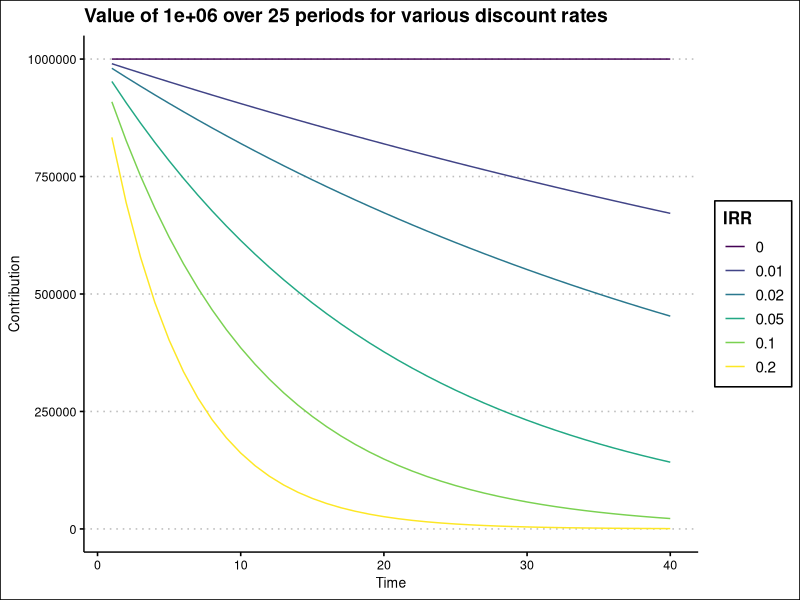
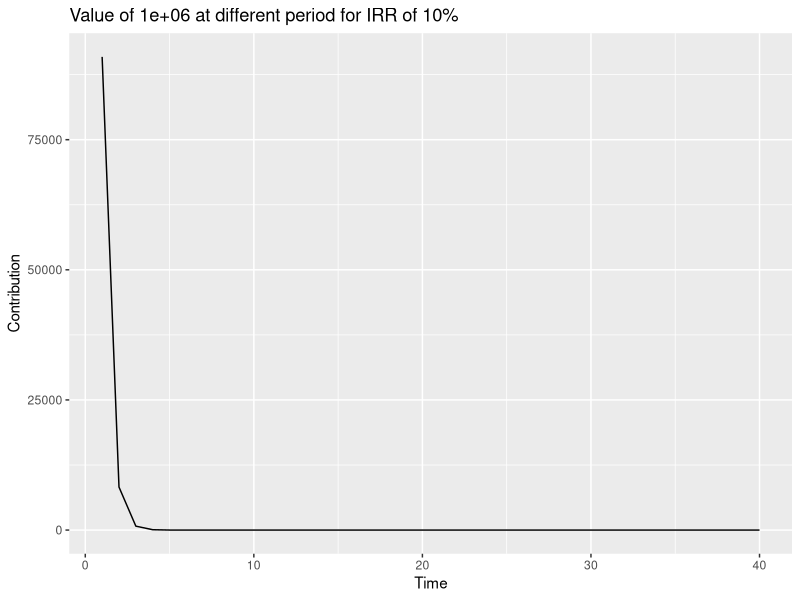
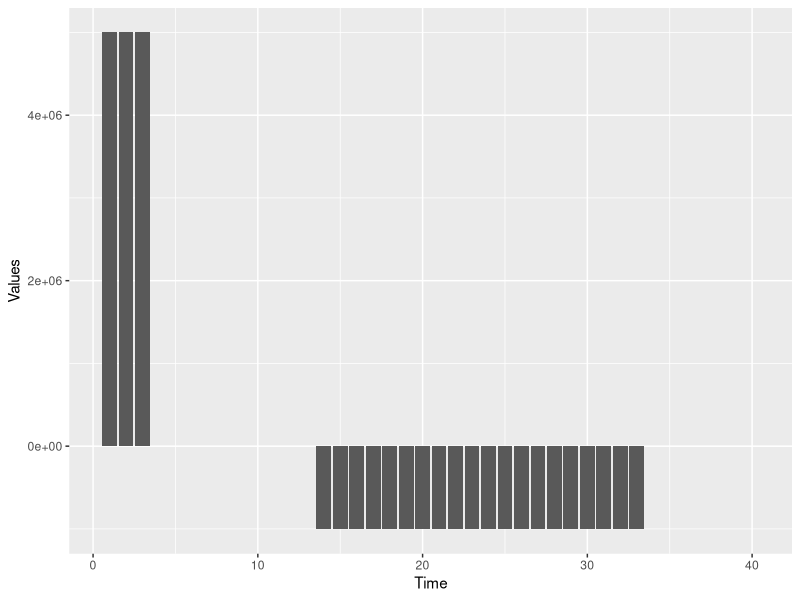
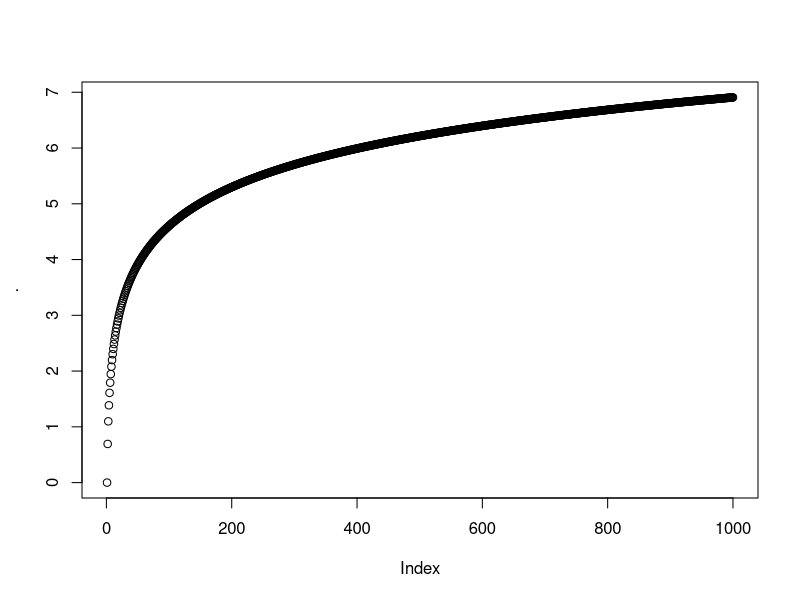
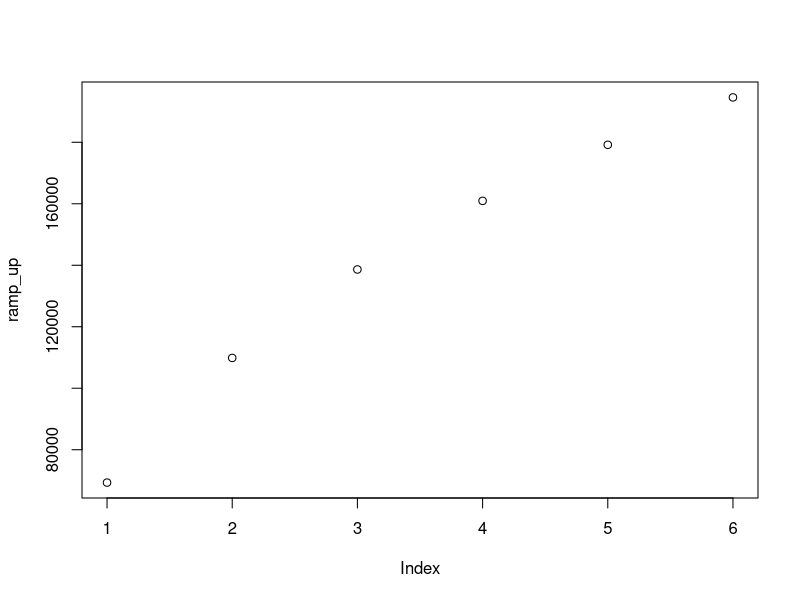
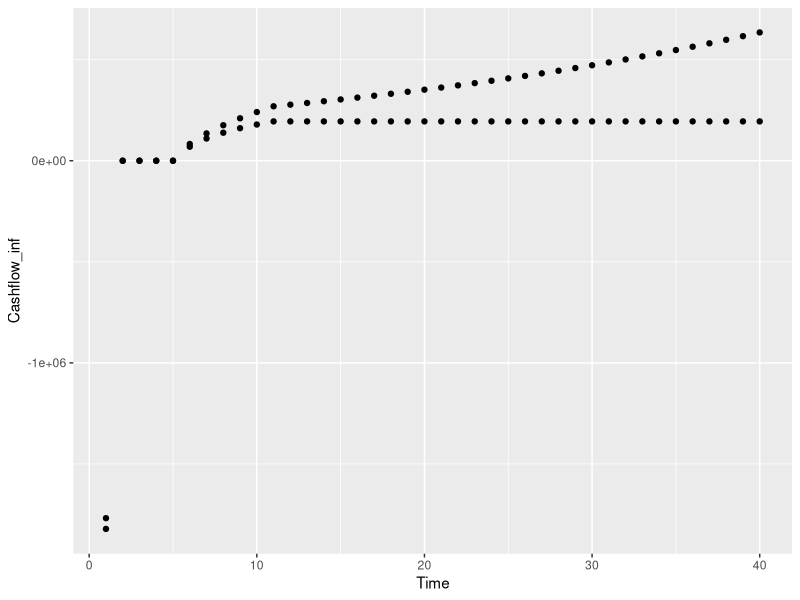
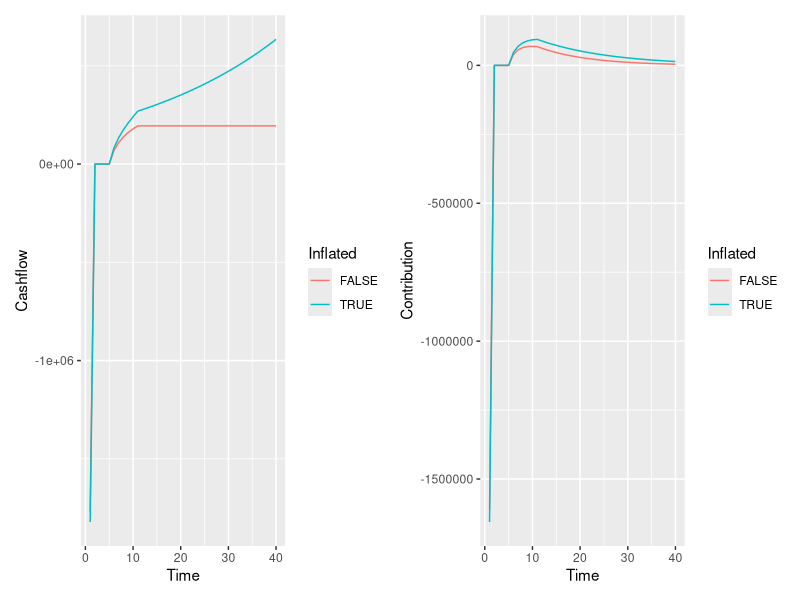
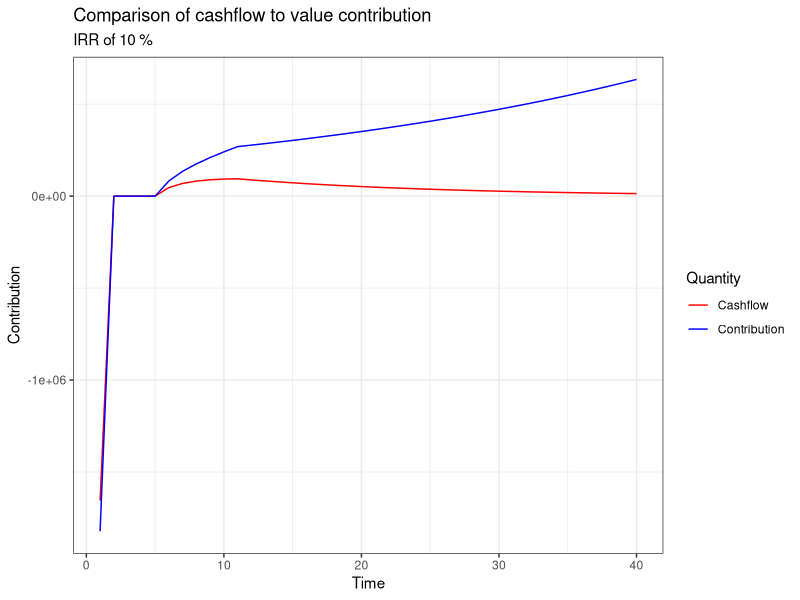

Source code (R) for these figures, in order:

library(polynom)
library(tidyverse)
library(patchwork)
library(ggthemes)


IRR <- 10

value <- 1e6
end <- 40

findContribution <- function(value, irr, n_years){
  n_irr <- length(irr)
  my_data <- list()
  base_df <- data.frame(Time=1:end, Value=value)
  for(i in 1:n_irr){
    my_data[[i]] <- base_df %>% 
      mutate(IRR=irr[i], 
             Contribution=Value/((1+IRR)**(Time))
             )
  }
  
  out_df <- do.call(bind_rows, my_data)
  
  out_df$IRR <- factor(out_df$IRR)
  
  out_df
}

contributionManyValues <- function(values, irr, n_years){
  
  n_values <- length(values)
  
  my_data <- list()
  for(i in 1:n_values){
    my_data[[i]] <- values[i] %>% 
      findContribution(irr, n_years = n_years) %>% 
      mutate(Value = values[i])
    
  }
  
  out_df <- do.call(bind_rows, my_data)
  
  out_df$Value <- factor(out_df$Value)
  
  out_df
  
}

my_data <- findContribution(1e6, 0.01*c(0, 1, 2, 5, 10, 20), 25)

my_data %>% ggplot(aes(x=Time, y=Contribution,group = IRR))+
  geom_line(aes(colour=IRR))+
  labs(
    title = paste0("Value of ", value, " over ", 25, " periods for various discount rates")
  )+
  scale_colour_viridis_d() +
  # geom_hline(yintercept = value * c(0.5, 0.25, 0.1), lty =3, colour = "orange") +
  theme_clean()

my_data %>% 
  filter(Value == 5e5)

data <- data.frame(Time=1:end, Value=value) %>% 
  mutate(Contribution=Value/((1+IRR)**(Time)))


ggplot(data,aes(x=Time, y=Contribution))+
  geom_line()+
  labs(
    title = paste0("Value of ", value, " at different period for IRR of ", IRR, "%")
  )

new_flows <- data.frame(Time=1:end,
                        Values=c(rep(5e6,3), rep(0,10), rep(-1e6, 20), rep(0, 7)))

ggplot(new_flows, aes(x=Time,y=Values))+
  geom_histogram(stat="identity")

total_value <- 100e6

log(1:1000) %>% plot()

ramp_up_start <- 1e5
ramp_up_length <- 5
inflation <- 0.03
ramp_up <- 1e5 * log(2:(ramp_up_length+2))
investment <- 1.7685e6
construciton_period <- 5

plot(ramp_up)
cashflows <- data.frame(Time=1:end, Inflation=(1+inflation)**(1:end)) %>% 
  mutate(Cashflow_real=c(ramp_up[1:ramp_up_length], rep(ramp_up[ramp_up_length+1], end- ramp_up_length)),
         Cashflow_inf=Cashflow_real*Inflation
         )

cashflows <- data.frame(Time=1:end, Inflation=(1+inflation)**(1:end)) %>% 
  mutate(Cashflow_real=c(
    -investment, 
    rep(0, construciton_period-1),
    ramp_up[1:ramp_up_length], 
    rep(ramp_up[ramp_up_length+1], end- ramp_up_length- construciton_period )),
         Cashflow_inf=Cashflow_real*Inflation
  )



cashflows %>% 
  ggplot(aes(x=Time))+
  geom_point(aes(y=Cashflow_inf))+
  geom_point(aes(y=Cashflow_real))


p <- polynomial(cashflows$Cashflow_inf)
x <- solve(p)

posisble_sol <- 1/x - 1

irr <- posisble_sol[which(posisble_sol == Mod(posisble_sol))] %>% Re()
irr

my_data <- cashflows %>% 
  pivot_longer(contains("Cashflow"),names_to = "Type", values_to = "Cashflow") %>% 
  dplyr::mutate(Inflated=(Type=="Cashflow_inf"),
                IRR_weight=1/(1+irr)**Time,
                Contribution=Cashflow*IRR_weight)

p1 <- my_data %>% 
  ggplot(aes(x=Time, y=Cashflow,colour=Inflated))+
  geom_line() 

p2 <- my_data %>% 
  ggplot(aes(x=Time, y=Contribution,colour=Inflated))+
  geom_line()

p1 + p2

p3 <- my_data %>% filter(Inflated) %>% 
  ggplot(aes(x=Time))+
  geom_line(aes(y=Contribution,colour = "red"))+
  geom_line(aes(y=Cashflow,colour="blue"))+
  labs(
    title="Comparison of cashflow to value contribution",
    subtitle=paste("IRR of", round(irr*100,digits=2), "%")
  )+
  scale_color_identity(name = "Quantity",
                       breaks = c("red", "blue"),
                       labels = c("Cashflow", "Contribution"),
                       guide = "legend")+
  theme_bw()
p3

low_irr <- 0.02

low_irr_data <- cashflows %>% 
  pivot_longer(contains("Cashflow"),names_to = "Type", values_to = "Cashflow") %>% 
  dplyr::mutate(Inflated=(Type=="Cashflow_inf"),
                IRR_weight=1/(1+low_irr)**Time,
                Contribution=Cashflow*IRR_weight)

p4 <- low_irr_data %>% filter(Inflated) %>% 
  ggplot(aes(x=Time))+
  geom_line(aes(y=Contribution,colour = "red"))+
  geom_line(aes(y=Cashflow,colour="blue"))+
  labs(
    title="Comparison of cashflow to value contribution",
    subtitle=paste("IRR of", round(low_irr*100,digits=2), "%")
  )+
  scale_color_identity(name = "Quantity",
                       breaks = c("red", "blue"),
                       labels = c("Cashflow", "Contribution"),
                       guide = "legend")+
  theme_bw()
p4

comp_data <- bind_rows(my_data %>% mutate(IRR=round(irr, digits = 4)),
                       low_irr_data %>% mutate(IRR=round(low_irr,digits=4))
)

comp_data$IRR <- factor(comp_data$IRR)

comp_data %>% filter(Inflated) %>% 
  ggplot(aes(x=Time, y=Contribution,group=IRR))+
  geom_line(aes(colour=IRR))

comp_data$Contribution
comp_data$IRR

comp_data[81,]
nrow(comp_data)
